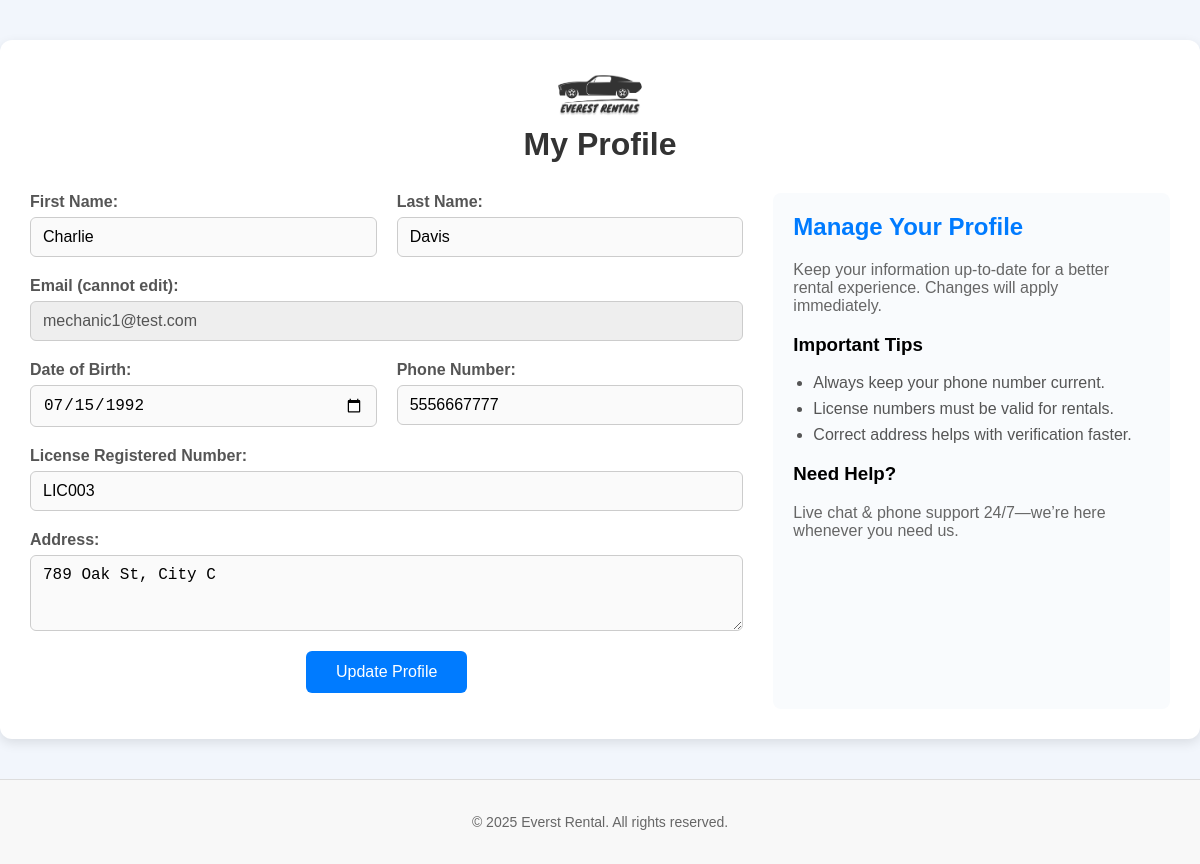
The app's page /php/profile.php (signed in) with its own data.
### tables this page shows
CREATE TABLE users (
    id INT(11) NOT NULL AUTO_INCREMENT,
    first_name VARCHAR(50) NOT NULL,
    last_name VARCHAR(50) NOT NULL,
    email VARCHAR(100) NOT NULL UNIQUE,
    password VARCHAR(255) NOT NULL,
    dob DATE NOT NULL,
    phone VARCHAR(20) NOT NULL,
    license_number VARCHAR(50) NOT NULL,
    address TEXT NOT NULL,
    role ENUM('staff','customer','mechanic') DEFAULT 'customer',
    joinAt DATETIME DEFAULT CURRENT_TIMESTAMP,
    PRIMARY KEY (id)
);

### php/profile.php (the view, shortened to what this page needs)
<?php
include 'db_connect.php';
$user_id = $_SESSION['user_id'];
$sql = "SELECT first_name, last_name, email, dob, phone, license_number, address FROM users WHERE id = ?";
$stmt = $conn->prepare($sql);
$stmt->bind_param('i', $user_id);
$stmt->execute();
$result = $stmt->get_result();
$user = $result->fetch_assoc();
?>
<main>
<div class="profile-container">
    <div class="profile-header">
        <div class="logo">
            <img src="../images/logo.png" alt="Logo" width="100">
        </div>
        <h1>My Profile</h1>
    </div>
    <div class="profile-content">
        <div class="profile-form">
            <?php if ($user): ?>
            <form action="" method="POST">
                <div class="form-row">
                    <div class="form-group">
                        <label for="first_name">First Name:</label>
                        <input type="text" name="first_name" id="first_name" value="<?php echo htmlspecialchars($user['first_name']); ?>" required>
                    </div>
                    <div class="form-group">
                        <label for="last_name">Last Name:</label>
                        <input type="text" name="last_name" id="last_name" value="<?php echo htmlspecialchars($user['last_name']); ?>" required>
                    </div>
                </div>
                <div class="form-group">
                    <label for="email">Email (cannot edit):</label>
                    <input type="email" id="email" value="<?php echo htmlspecialchars($user['email']); ?>" disabled>
                </div>
                <div class="form-row">
                    <div class="form-group">
                        <label for="dob">Date of Birth:</label>
                        <input type="date" name="dob" id="dob" value="<?php echo htmlspecialchars($user['dob']); ?>" required>
                    </div>
                    <div class="form-group">
                        <label for="phone">Phone Number:</label>
                        <input type="tel" name="phone" id="phone" value="<?php echo htmlspecialchars($user['phone']); ?>" required>
                    </div>
                </div>
                <div class="form-group">
                    <label for="license_number">License Registered Number:</label>
                    <input type="text" name="license_number" id="license_number" value="<?php echo htmlspecialchars($user['license_number']); ?>" required>
                </div>
                <div class="form-group">
                    <label for="address">Address:</label>
                    <textarea name="address" id="address" rows="3" required><?php echo htmlspecialchars($user['address']); ?></textarea>
                </div>
                <div class="form-actions">
                    <button type="submit" name="update_profile" class="btn-primary">Update Profile</button>
                </div>
            </form>
            <?php endif; ?>
        </div>
        <div class="profile-info">
            <h2>Manage Your Profile</h2>
            <p>Keep your information up-to-date for a better rental experience. Changes will apply immediately.</p>
            <h3>Important Tips</h3>
            <ul>
                <li>Always keep your phone number current.</li>
                <li>License numbers must be valid for rentals.</li>
                <li>Correct address helps with verification faster.</li>
            </ul>
            <h3>Need Help?</h3>
            <p>Live chat & phone support 24/7—we’re here whenever you need us.</p>
        </div>
    </div>
</div>
</main>
<?php include 'footer.php'; ?>

### php/profile.php (style rules this page uses)
.profile-container { max-width: 1200px; margin: 40px auto; background: #ffffff; box-shadow: 0px 4px 12px rgba(0,0,0,0.1); border-radius: 12px; overflow: hidden; padding: 30px; }
.profile-header { text-align: center; margin-bottom: 30px; }
.profile-header img { margin-bottom: 10px; }
.profile-header h1 { font-size: 32px; color: #333; margin-top: 0; }
.profile-content { display: flex; flex-wrap: wrap; gap: 30px; }
.profile-form { flex: 2; }
.profile-info { flex: 1; background: #f9fbfd; padding: 20px; border-radius: 8px; }
.profile-info h2 { margin-top: 0; color: #007BFF; font-size: 24px; }
.profile-info ul { padding-left: 20px; }
.profile-info li { margin-bottom: 8px; color: #555; }
.profile-info p { color: #666; }
.form-group { margin-bottom: 20px; }
.form-row { display: flex; gap: 20px; }
.form-row .form-group { flex: 1; }
label { display: block; margin-bottom: 6px; color: #555; font-weight: 600; }
input[type="text"], input[type="email"], input[type="tel"], input[type="date"], textarea { width: 100%; padding: 10px 12px; border: 1px solid #ccc; border-radius: 6px; background: #fafafa; font-size: 16px; }
textarea { resize: vertical; }
input[disabled] { background-color: #eee; }
.form-actions { text-align: center; margin-top: 20px; }
.btn-primary { background-color: #007BFF; color: white; padding: 12px 30px; border: none; border-radius: 6px; font-size: 16px; cursor: pointer; transition: ease-in 0.3s; }

### php/footer.php (style rules this page uses)
main { flex: 1; }

### records on screen
users: first_name "Charlie", last_name "Davis", email "mechanic1@test.com", dob "07/15/1992", phone "5556667777", license_number "LIC003", address "789 Oak St, City C"
